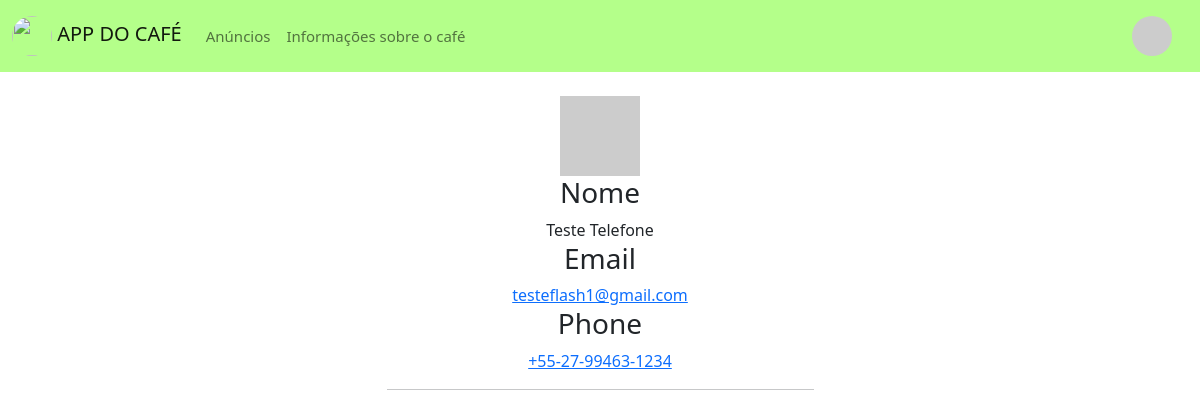
Screenshot of /user/testephone (signed in) with the database file from the repository.
### app/models/user.py (models this page shows, shortened)
class User(db.Model):
    __tablename__ = "users"
    user_id = db.Column(db.Integer, primary_key=True)
    username = db.Column(db.String, unique=True)
    password = db.Column(db.String)
    email = db.Column(db.String, unique=True)
    phone = db.Column(db.String, unique=True)
    name = db.Column(db.String)
    def avatar(self, size):
        digest = md5(self.email.lower().encode('utf-8')).hexdigest()
        return 'https://www.gravatar.com/avatar/{}?d=identicon&s={}'.format(
            digest, size)
    @property
    def is_authenticated(self):
        return True

### app/controllers/login_controller.py (the view)
@app.route('/user/<username>')
@login_required
def user(username):
    user_name = User.query.filter_by(username=username).first_or_404()
    return render_template('user.html', user=user_name)

### app/controllers/login_controller.py (called while the page is built)
@login_manager.user_loader
def load_user(id_u):
    return User.query.get(int(id_u))

### app/templates/user.html
{% extends "base.html" %}
{% block content %}
<div class="container" style="margin: fill;">
    <div class="row justify-content-center">
        <div class="col-xl-5 col-lg-6 col-md-8 col-sm-10 mx-auto text-center form p-4" >
            <img src="{{ user.avatar(128) }}">
            <h3>Nome </h3>
            {{ user.name }}
            <h3>Email </h3>
            <a href="mailto:{{user.email}}?subject=Fiquei interessado pelo seu anúncio!&body=Email gerado pelo APP-DO-CAFE">{{user.email}}</a>
            <h3>Phone</h3>
            <a href="https://api.whatsapp.com/send/?phone={{user.phone.replace('-', '').replace('+','')}}&text=Fiquei interessado pelo seu anúncio!" target="_blank">{{user.phone}}</a>
            <hr>
        </div>
    </div>
</div>
{% endblock %}

### app/templates/base.html (style rules this page uses)
html, body { height: 100%; margin: 0; }

### rows the page displays
User: name "Teste Telefone", email "testeflash1@gmail.com", phone "+55-27-99463-1234"
